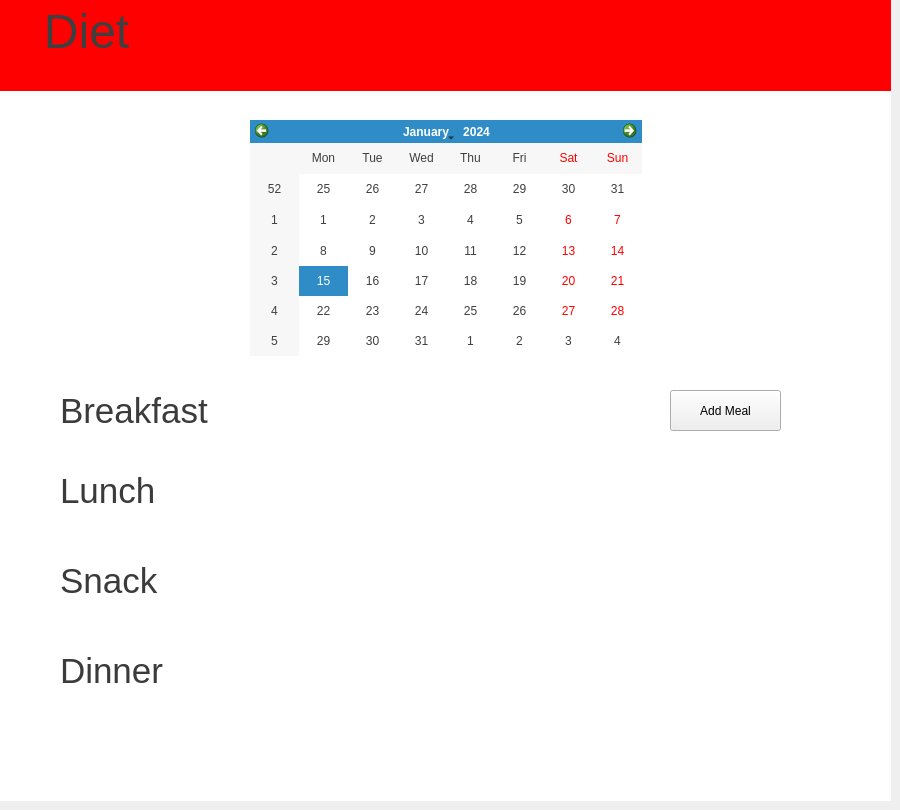
       <widget class="QWidget" name="diet">
        <widget class="QFrame" name="frame_5">
         <property name="geometry">
          <rect>
           <x>0</x>
           <y>0</y>
           <width>891</width>
           <height>801</height>
          </rect>
         </property>
         <property name="styleSheet">
          <string notr="true">QFrame{
background-color: rgb(255, 255, 255);
color:rgb(62, 62, 62);
border: none;

}</string>
         </property>
         <property name="frameShape">
          <enum>QFrame::StyledPanel</enum>
         </property>
         <property name="frameShadow">
          <enum>QFrame::Raised</enum>
         </property>
         <widget class="QTextEdit" name="textEdit_5">
          <property name="geometry">
           <rect>
            <x>0</x>
            <y>0</y>
            <width>891</width>
            <height>91</height>
           </rect>
          </property>
          <property name="font">
           <font>
            <family>Segoe UI</family>
            <pointsize>36</pointsize>
           </font>
          </property>
          <property name="styleSheet">
           <string notr="true">QTextEdit{
background-color: rgb(255, 0, 0);
color:rgb(63, 63, 63);
border: none;

}</string>
          </property>
          <property name="html">
           <string>&lt;!DOCTYPE HTML PUBLIC &quot;-//W3C//DTD HTML 4.0//EN&quot; &quot;http://www.w3.org/TR/REC-html40/strict.dtd&quot;&gt;
&lt;html&gt;&lt;head&gt;&lt;meta name=&quot;qrichtext&quot; content=&quot;1&quot; /&gt;&lt;style type=&quot;text/css&quot;&gt;
p, li { white-space: pre-wrap; }
&lt;/style&gt;&lt;/head&gt;&lt;body style=&quot; font-family:'Segoe UI'; font-size:36pt; font-weight:400; font-style:normal;&quot;&gt;
&lt;p style=&quot; margin-top:0px; margin-bottom:0px; margin-left:0px; margin-right:0px; -qt-block-indent:0; text-indent:0px;&quot;&gt;   Diet&lt;/p&gt;&lt;/body&gt;&lt;/html&gt;</string>
          </property>
         </widget>
         <widget class="QCalendarWidget" name="calendarWidget_2">
          <property name="geometry">
           <rect>
            <x>250</x>
            <y>120</y>
            <width>392</width>
            <height>236</height>
           </rect>
          </property>
         </widget>
         <widget class="QPushButton" name="add_exercise_3">
          <property name="geometry">
           <rect>
            <x>670</x>
            <y>390</y>
            <width>111</width>
            <height>41</height>
           </rect>
          </property>
          <property name="text">
           <string>Add Meal</string>
          </property>
          <property name="icon">
           <iconset theme="sidebar_icon" resource="icons.qrc">
            <normaloff>:/sidebar_icon/plus-304947_640.png</normaloff>:/sidebar_icon/plus-304947_640.png</iconset>
          </property>
         </widget>
         <widget class="QLabel" name="Your_goals_header_6">
          <property name="geometry">
           <rect>
            <x>60</x>
            <y>380</y>
            <width>191</width>
            <height>61</height>
           </rect>
          </property>
          <property name="font">
           <font>
            <pointsize>26</pointsize>
           </font>
          </property>
          <property name="styleSheet">
           <string notr="true">QLabel{
background:rgb(255, 255, 255); 
color:rgb(59, 59, 59);
border: none;
}</string>
          </property>
          <property name="text">
           <string>Breakfast</string>
          </property>
          <property name="wordWrap">
           <bool>false</bool>
          </property>
          <property name="margin">
           <number>0</number>
          </property>
         </widget>
         <widget class="Line" name="line">
          <property name="geometry">
           <rect>
            <x>80</x>
            <y>510</y>
            <width>118</width>
            <height>3</height>
           </rect>
          </property>
          <property name="orientation">
           <enum>Qt::Horizontal</enum>
          </property>
         </widget>
         <widget class="QLabel" name="Your_goals_header_7">
          <property name="geometry">
           <rect>
            <x>60</x>
            <y>460</y>
            <width>191</width>
            <height>61</height>
           </rect>
          </property>
          <property name="font">
           <font>
            <pointsize>26</pointsize>
           </font>
          </property>
          <property name="styleSheet">
           <string notr="true">QLabel{
background:rgb(255, 255, 255); 
color:rgb(59, 59, 59);
border: none;
}</string>
          </property>
          <property name="text">
           <string>Lunch</string>
          </property>
          <property name="wordWrap">
           <bool>false</bool>
          </property>
          <property name="margin">
           <number>0</number>
          </property>
         </widget>
         <widget class="QLabel" name="Your_goals_header_10">
          <property name="geometry">
           <rect>
            <x>60</x>
            <y>550</y>
            <width>191</width>
            <height>61</height>
           </rect>
          </property>
          <property name="font">
           <font>
            <pointsize>26</pointsize>
           </font>
          </property>
          <property name="styleSheet">
           <string notr="true">QLabel{
background:rgb(255, 255, 255); 
color:rgb(59, 59, 59);
border: none;
}</string>
          </property>
          <property name="text">
           <string>Snack</string>
          </property>
          <property name="wordWrap">
           <bool>false</bool>
          </property>
          <property name="margin">
           <number>0</number>
          </property>
         </widget>
         <widget class="QLabel" name="Your_goals_header_11">
          <property name="geometry">
           <rect>
            <x>60</x>
            <y>640</y>
            <width>191</width>
            <height>61</height>
           </rect>
          </property>
          <property name="font">
           <font>
            <pointsize>26</pointsize>
           </font>
          </property>
          <property name="styleSheet">
           <string notr="true">QLabel{
background:rgb(255, 255, 255); 
color:rgb(59, 59, 59);
border: none;
}</string>
          </property>
          <property name="text">
           <string>Dinner</string>
          </property>
          <property name="wordWrap">
           <bool>false</bool>
          </property>
          <property name="margin">
           <number>0</number>
          </property>
         </widget>
        </widget>
       </widget>
